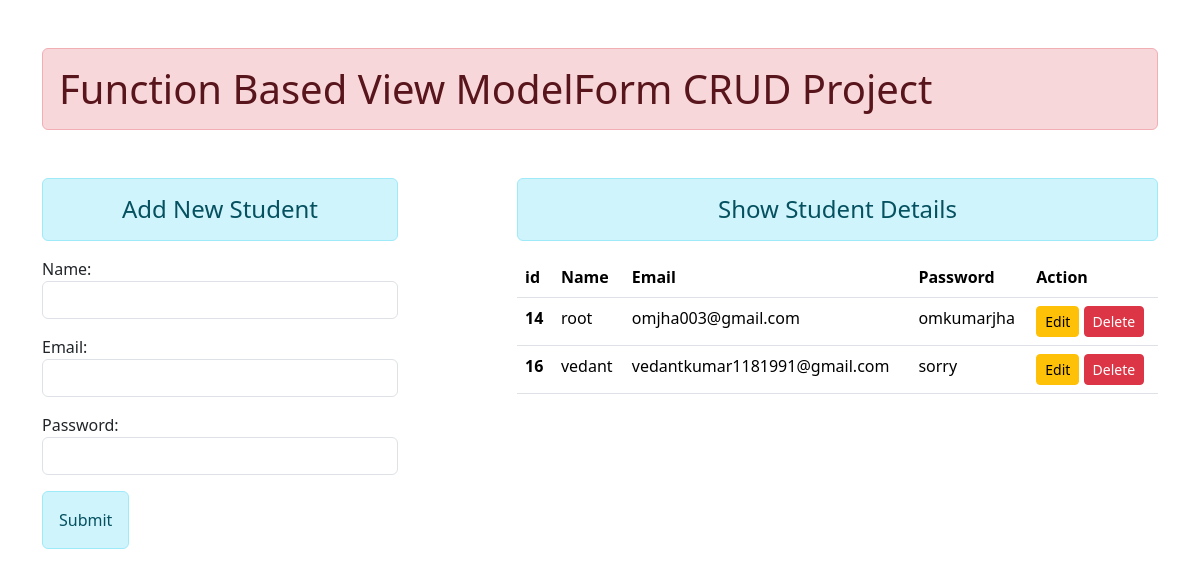
/crud/, run on the app's committed database.
### crudApp/models.py (models this page shows)
class User(models.Model):
    name = models.CharField(max_length=50)
    email = models.CharField(max_length=100)
    password = models.CharField(max_length=50)

### crudApp/views.py (the view)
# urls.py: path("" , views.addandshow , name="addandshow"),
def addandshow(request):
    if request.method == "POST":
        fm = studentRegistration(request.POST)
        if fm.is_valid():
            name = fm.cleaned_data["name"]
            email = fm.cleaned_data["email"]
            password = fm.cleaned_data["password"]
            print(name,email,password)
            regis = User(name=name,email=email,password=password)
            regis.save()
            fm = studentRegistration()
    else:
        fm = studentRegistration()
    students = User.objects.all()
    return render(request , "crudApp/addandshow.html" , {"form" : fm , "stu" : students})

### crudApp/forms.py
class studentRegistration(forms.ModelForm):
    class Meta:
        model = User
        fields = ("name","email","password")
        widgets = {
            "name" : forms.TextInput(attrs={"class" : "form-control"}),
            "email" : forms.EmailInput(attrs={"class" : "form-control"}),
            "password" : forms.PasswordInput(render_value=True ,  attrs={"class" : "form-control"}), # render_value = True means Jab Table se Password web page pe show hoga to woh empty nhi show hona chahiye.
        }

### crudApp/templates/crudApp/addandshow.html
{% extends "crudApp/base.html" %}
{% block content %}
    <div class="row">
        <div class="col-sm-4">
            <h4 class="text-center alert alert-info">Add New Student</h4>
            <form action="/crud/" method="POST" class="my-3"> {% csrf_token %}
                {{form.as_p}}
                <input type="submit" class="alert alert-info">
            </form>
        </div>
        <div class="col-sm-7 offset-1">
            <h4 class="text-center alert alert-info">Show Student Details</h4>
            {% if stu %}
            <table class="table table-hover">
                <thead>
                  <tr>
                    <th scope="col">id</th>
                    <th scope="col">Name</th>
                    <th scope="col">Email</th>
                    <th scope="col">Password</th>
                    <th scope="col">Action</th>
                  </tr>
                </thead>
                <tbody>
                    {% for st in stu %}
                        <tr>
                            <th scope="row">{{st.id}}</th>
                            <td>{{st.name}}</td>
                            <td>{{st.email}}</td>
                            <td>{{st.password}}</td>
                            <td>
                                <a href="{% url 'updatedata' st.id %}" class="btn btn-sm btn-warning">Edit</a>
                                <form action="{% url 'deletedata' st.id %}" method="POST" class="d-inline"> {% csrf_token %}
                                    <input type="submit" value="Delete" class="btn btn-sm btn-danger">
                                </form>
                            </td>
                        </tr>
                    {% endfor %}
                </tbody>
              </table>
            {% else %}
                <h4 class="text-center alert alert-warn">No Records Found</h4>
            {% endif %}
        </div>
    </div>
{% endblock content %}

### data on the page
User: id "14", name "root", email "omjha003@gmail.com", password "omkumarjha"
User: id "16", name "vedant", email "vedantkumar1181991@gmail.com", password "sorry"
